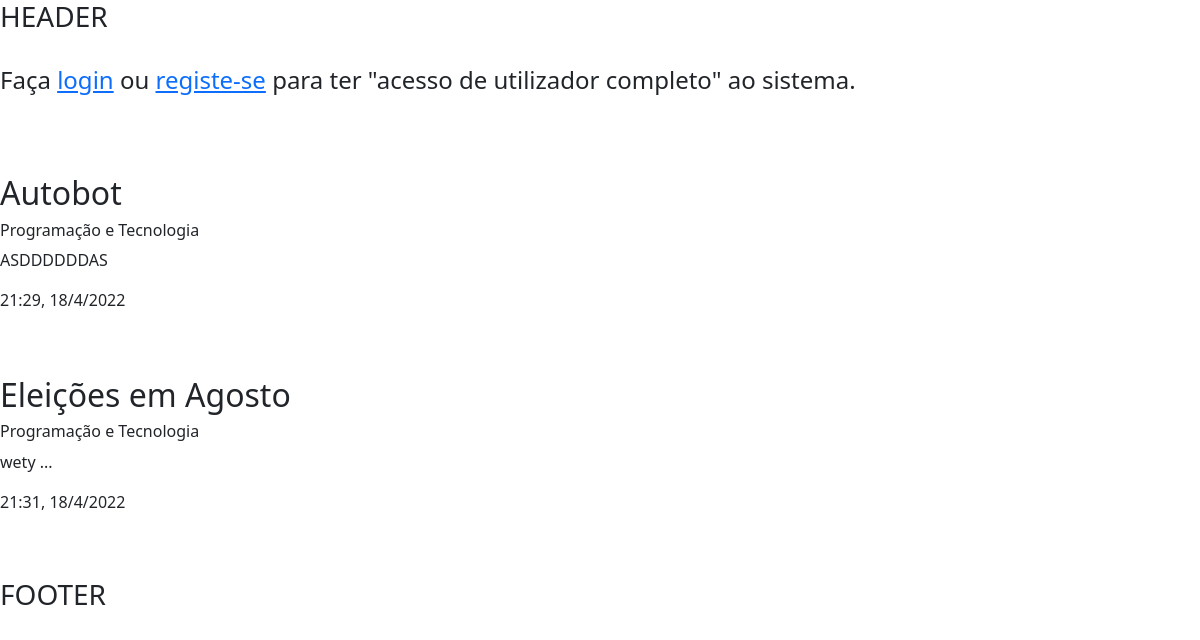
/, run on an earlier commit of the app's database.
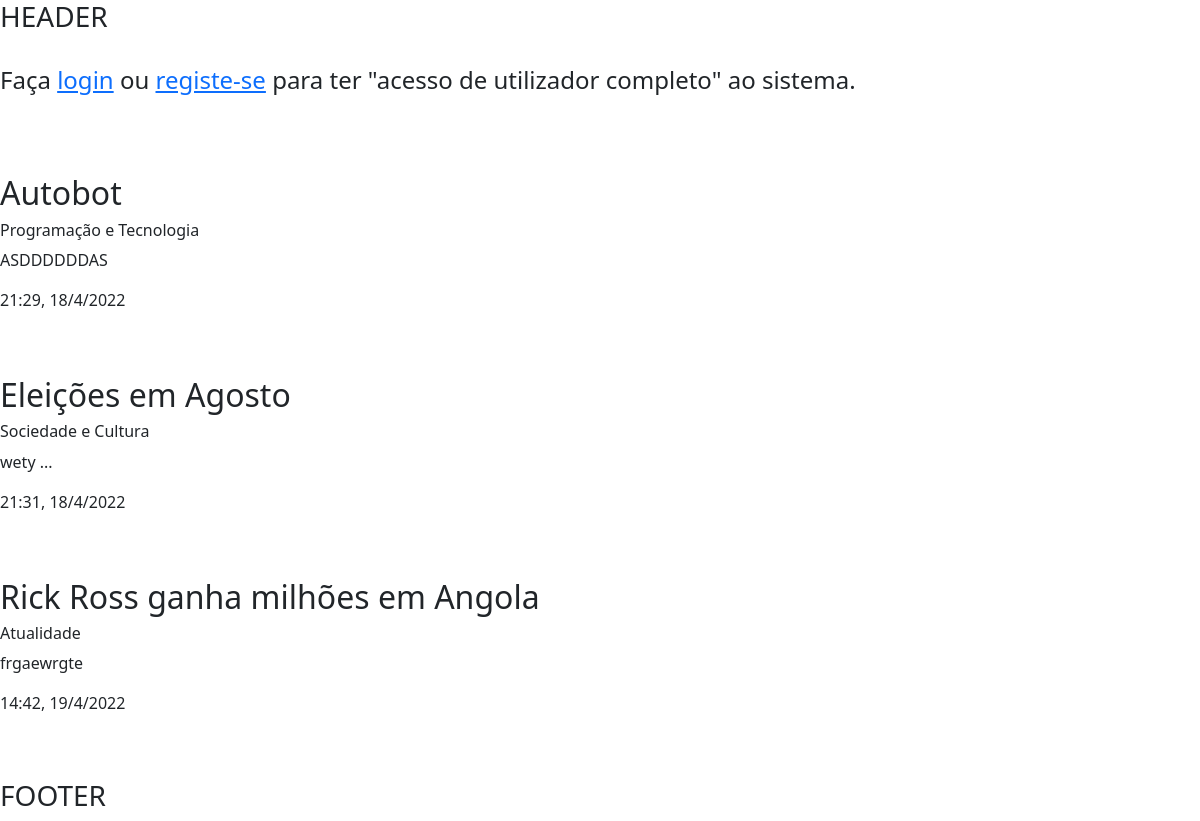
And on a later commit of the database.
### app/models.py (models this page shows, shortened)
class Post(models.Model):
    title = models.CharField(max_length=255)
    category = models.ForeignKey(Category, on_delete=models.CASCADE)
    slug = models.SlugField(max_length=255)
    content = models.TextField()
    author = models.TextField()
    created_at = models.DateTimeField(auto_now_add=True)
    class Meta:
        ordering = ['created_at']

class Category(models.Model):
    name = models.CharField(max_length=255, unique=True)
    description = models.TextField()
    created_at = models.DateTimeField(auto_now_add=True)
    class Meta:
        ordering = ['name']

### app/views.py (the view)
# urls.py: path('', views.index, name='index'),
def index(request):
    if request.user.is_staff:
        if request.user.is_superuser:
            return render(request, 'manager/super_user.html')
        else:
            return render(request, 'admin/admin.html')
    else:
        posts = Post.objects.all()
        comments = Comment.objects.all()
        userDatas = User.objects.all()
        return render(request, 'users/index.html', {
            'posts': posts,
            'comments': comments,
            'userDatas': userDatas
        })

### app/templates/users/index.html (shortened to what this page needs)
{% extends "layout.html" %}
{% block content %}
    {% if user.is_authenticated %}
        <h4>Utilizador autenticado</h4>
        <h1>Welcome, {{user.first_name}} {{user.last_name}}</h1>
        <button type="button"><a href="{% url 'app:logout' %} ">Sair</a></button>
        <br><br>
    {% else %}
        <br>
        <h4>Faça <a href="{% url 'app:login_view' %}">login</a> ou <a href="{% url 'app:users_manager' %}">registe-se</a> para
            ter "acesso de utilizador completo" ao sistema.</h4>
        <br>
    {% endif %}
    {% if posts %}
        {% for post in posts %}
            <br><br>
            <h2>{{post.title}}</h2>
            <h6>{{post.category.name}}</h6>
            <p>{{post.content}} </p>
            <p>{{post.created_at.hour}}:{{post.created_at.minute}},
                {{post.created_at.day}}/{{post.created_at.month}}/{{post.created_at.year}}</p>
        {% endfor %}
    {% endif %}
    <br><br>
{% endblock %}

What changed in the data, as far as the page shows it:
changed Post "Eleições em Agosto": category.name "Programação e Tecnologia" → "Sociedade e Cultura"
added Post: title "Rick Ross ganha milhões em Angola", category.name "Atualidade", content "frgaewrgte", created_at.hour "14", created_at.minute "42", created_at.day "19", created_at.month "4", created_at.year "2022"
